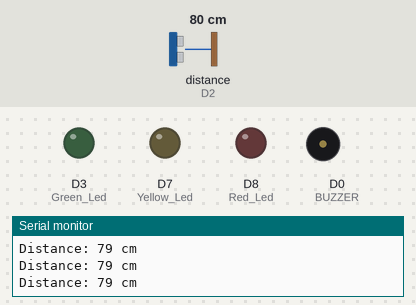
Recording of a sketch running on a simulated ESP8266 (NodeMCU). Shown: output pins drawn as LEDs (lit = HIGH), buzzer (waves = sounding, pin HIGH), the last lines printed to the serial monitor. Wiring (inferred from the names in the program): ultrasonic range finder: trigger D1; echo D2. The inputs (shaded band) are chosen by the test bench; at power-on: distance to the obstacle (sensor on D2) 80 cm. The echo pulse lasts 58.3 µs per cm; pins used as bus, display or sensor lines are not drawn.

Above: at 1.2 s.
1.3 s: distance to the obstacle (sensor on D2) set to 23 cm
4.3 s: distance to the obstacle (sensor on D2) set to 18 cm
At 5.2 s:
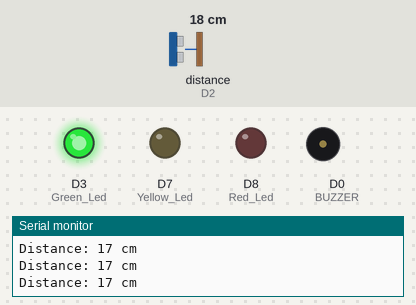
5.8 s: distance to the obstacle (sensor on D2) set to 7 cm
8.8 s: distance to the obstacle (sensor on D2) set to 4 cm
At 9.8 s:
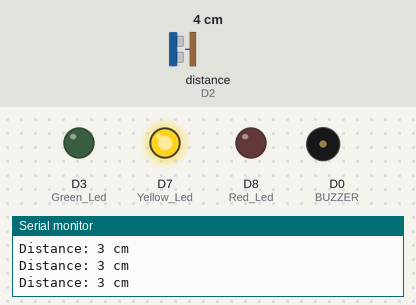
10.3 s: distance to the obstacle (sensor on D2) set to 2 cm
At 10.7 s:
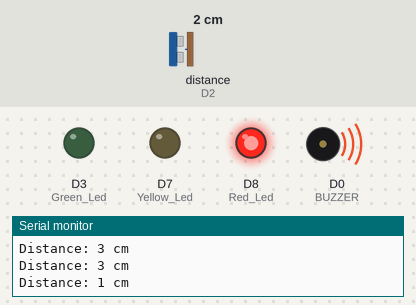
13.3 s: distance to the obstacle (sensor on D2) set to 5 cm
At 14.6 s:
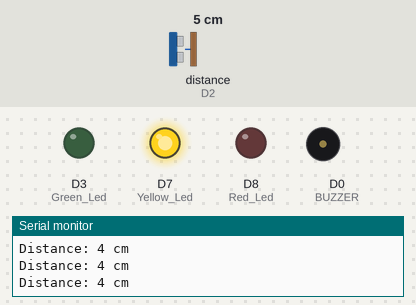
Timing chart, 0 to 16.3 s (numbered marks = the images above; inputs shaded):
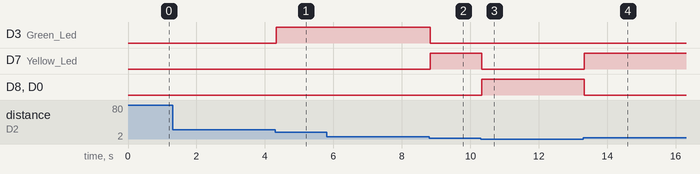

Measured:
- the behaviour switches between 21 and 20 cm on distance to the obstacle (sensor on D2) (found by bisection; images 0 and 1)
- the behaviour switches between 6 and 5 cm on distance to the obstacle (sensor on D2) (found by bisection; images 1 and 2)
- the behaviour switches between 3 and 4 cm on distance to the obstacle (sensor on D2) (found by bisection; images 3 and 4)
- after the input at 4.3 s, D3 (Green_Led): LOW → HIGH at once
- after the input at 8.8 s, D3 (Green_Led): HIGH → LOW at once; D7 (Yellow_Led): LOW → HIGH at once
- after the input at 10.3 s, D7 (Yellow_Led): HIGH → LOW at once; D8 (Red_Led), D0 (BUZZER): LOW → HIGH at once
- after the input at 13.3 s, D7 (Yellow_Led): LOW → HIGH at once; D8 (Red_Led), D0 (BUZZER): HIGH → LOW at once

The sketch:

LIQUIDLEVELMONITORING.ino
```cpp
// Define pin connections
#define echoPin D2 // Echo pin for HC-SR04 ultrasonic sensor
#define trigPin D1 // Trigger pin for HC-SR04 ultrasonic sensor
#define BUZZER D0 // Buzzer pin
#define Red_Led D8 // Red LED pin
#define Yellow_Led D7 // Yellow LED pin
#define Green_Led D3 // Green LED pin

int TIME, TIME2; // Variables to store duration of echo pulse
int f1 = 0, f2 = 0, f3 = 0; // Flags for LED status (not used in this code snippet)
int distance, distance2; // Variables to store calculated distance

void setup() {
  // Set pin modes
  pinMode(trigPin, OUTPUT); // Set trigger pin as output
  pinMode(echoPin, INPUT); // Set echo pin as input
  pinMode(BUZZER, OUTPUT); // Set buzzer pin as output
  pinMode(Red_Led, OUTPUT); // Set red LED pin as output
  pinMode(Yellow_Led, OUTPUT); // Set yellow LED pin as output
  pinMode(Green_Led, OUTPUT); // Set green LED pin as output

  // Initialize LEDs as OFF
  digitalWrite(Red_Led, LOW); // Turn off red LED
  digitalWrite(Yellow_Led, LOW); // Turn off yellow LED
  digitalWrite(Green_Led, LOW); // Turn off green LED

  Serial.begin(9600); // Start serial communication at 9600 bps
}

void loop() {
  // Trigger ultrasonic pulse
  digitalWrite(trigPin, HIGH); // Set trigger pin high
  delayMicroseconds(10); // Wait for 10 microseconds
  digitalWrite(trigPin, LOW); // Set trigger pin low

  // Measure the duration of echo pulse
  TIME = pulseIn(echoPin, HIGH); // Measure the pulse width on echo pin

  // Calculate distance from duration
  distance = TIME * 0.034 / 2; // Calculate distance in cm
  Serial.print("Distance: "); // Print distance to serial monitor
  Serial.print(distance);
  Serial.println(" cm");

  // Control LEDs and buzzer based on distance
  if (distance != 0) { // Check if distance is not zero
    if (distance < 3) { // If distance is less than 3 cm
      // Activate red LED and buzzer
      digitalWrite(Red_Led, HIGH); // Turn on red LED
      digitalWrite(Yellow_Led, LOW); // Turn off yellow LED
      digitalWrite(Green_Led, LOW); // Turn off green LED
      digitalWrite(BUZZER, HIGH); // Turn on buzzer
      delay(500); // Wait for 500 milliseconds
      digitalWrite(BUZZER, LOW); // Turn off buzzer
    } else if ((distance > 2) && (distance < 5)) { // If distance is between 3 and 5 cm
      // Activate yellow LED
      digitalWrite(Red_Led, LOW); // Turn off red LED
      digitalWrite(Yellow_Led, HIGH); // Turn on yellow LED
      digitalWrite(Green_Led, LOW); // Turn off green LED
    } else if ((distance > 5) && (distance < 20)) { // If distance is between 5 and 20 cm
      // Activate green LED
      digitalWrite(Red_Led, LOW); // Turn off red LED
      digitalWrite(Yellow_Led, LOW); // Turn off yellow LED
      digitalWrite(Green_Led, HIGH); // Turn on green LED
    }
  }
}
```
